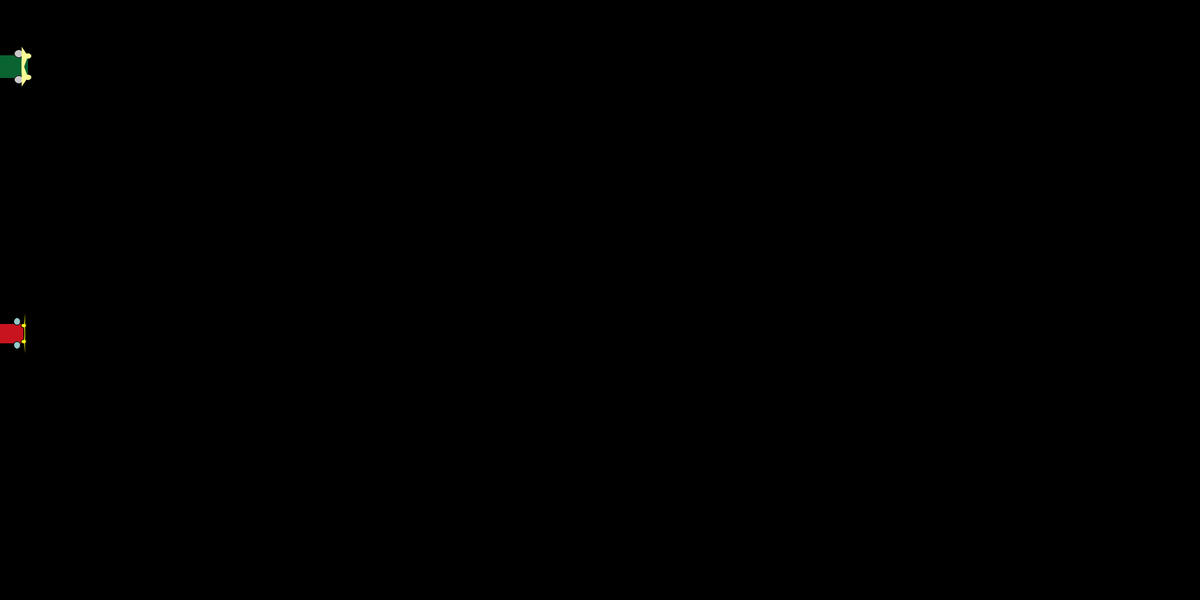
Frame 1 (no input)
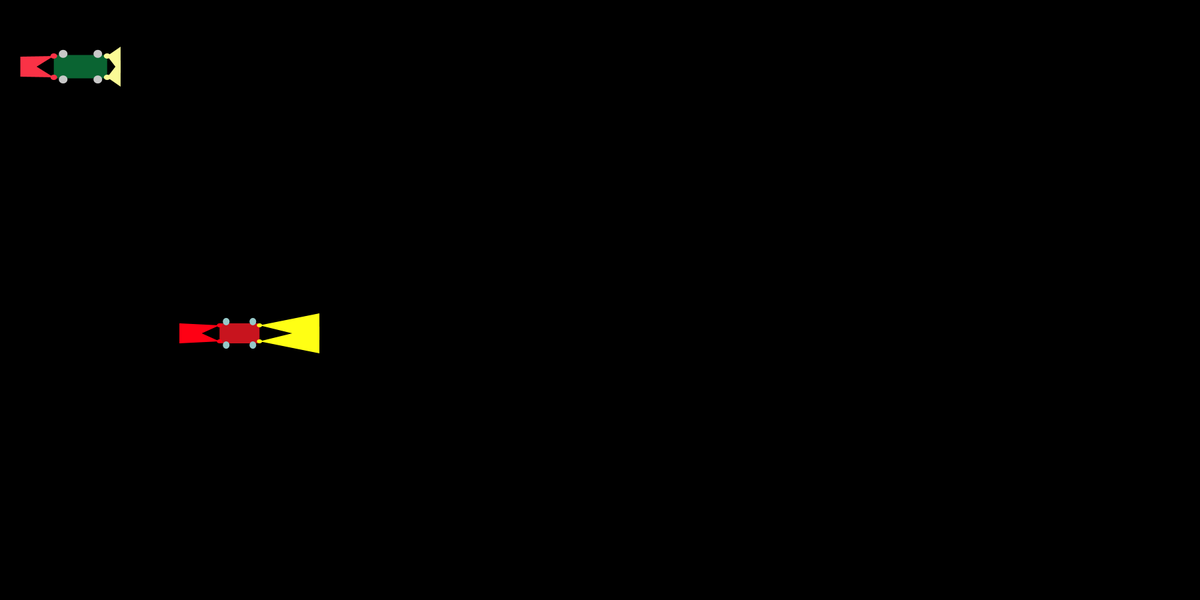
Frame 60 (the mouse pressed at the canvas centre just before this capture)
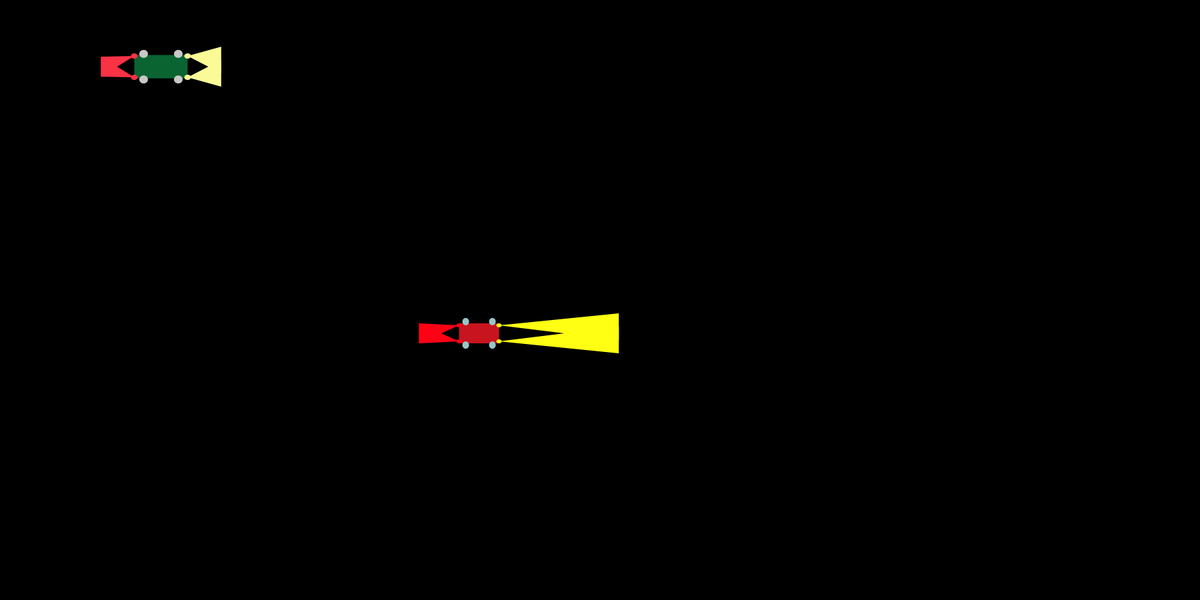
Frame 120 (the mouse held since frame 60 and released just before this capture)

The Processing sketch that drew these frames (run headless with seeded random() and noise(); from frame 60 on, the mouse is pressed at the canvas centre):

// Processing sketch: Bilopgave
// ── Bilopgave.pde
Car car1;
Wheel wheel1;
Light light1;
backLight backLight1;

Car car2;
Wheel wheel2;
Light light2;
backLight backLight2;

//Bilopgave
void setup() {
  size(1800, 900);
  frameRate(50);
  rectMode(CENTER);
  float t = 10;
  t += 20;
  //Cars
  car1 = new Car(/* x & yCarSpeed*/ 5 - sin(t), 0, /*x & yCar (start)*/ 0, 500, /*x & y CarSize*/ 60, 30, /*RGB*/200, 20, 30);

  wheel1 = new Wheel(/* x & yWheelSpeed*/ 5 - sin(t), 0, /*x & yWheel (start)*/ 0, 500, /*x & y WheelSize*/ 10, 11, /*RGB*/150, 200, 200);

  light1 = new Light(/* x & yLightSpeed*/ 5 - sin(t), 0, /*x & yLight (start)*/ 0, 500, /*x & y LightSize*/ 8, 6, /*RGB*/255, 255, 20);

  backLight1 = new backLight(/* x & yLightSpeed*/ 5 - sin(t), 0, /*x & yLight (start)*/ 0, 500, /*x & y LightSize*/ 8, 6, /*RGB*/255, 0, 20);


  car2 = new Car(3 + sin(t), 0, 0, 100, 80, 35, 10, 100, 50);

  wheel2 = new Wheel(3 + sin(t), 0, 0, 100, 13, 12, 200, 200, 200);

  light2 = new Light(3 + sin(t), 0, 0, 100, 10, 8, 250, 250, 150);

  backLight2 = new backLight(3 + sin(t), 0, 0, 100, 10, 8, 250, 50, 70);
}

void draw() {
  clear();
  background(0);
  driveCars();
  drawCars();
  driveWheels();
  drawWheels();
  driveLights();
  drawLights();
  driveBackLights();
  drawBackLights();
}

void driveWheels() {
  wheel1.drive();
  wheel2.drive();
}

void drawWheels() {
  wheel1.display();  
  wheel2.display();
}

void driveCars() {
  car1.drive();
  car2.drive();
}

void drawCars() {
  car1.display();  
  car2.display();
}

void driveLights() {
  light1.drive();
  light2.drive();
}

void drawLights() {
  light1.display();
  light2.display();
}

void driveBackLights() {
  backLight1.drive();
  backLight2.drive();
}

void drawBackLights() {
  backLight1.display();
  backLight2.display();
}

// ── Klasse_Baglygter.pde
class backLight{
  //data
  float xLightSpeed, yLightSpeed;
  float xLight, yLight;
  color lightColorR, lightColorG, lightColorB;
  float xLightSize, yLightSize;
  
//Constructor
  backLight(float tempXLightSpeed, float tempYLightSpeed, float tempXLight, float tempYLight, float tempXLightSize, float tempYLightSize, color tempLightColorR, color tempLightColorG, color tempLightColorB){
  xLightSpeed = tempXLightSpeed;
  yLightSpeed = tempYLightSpeed;
  lightColorR = tempLightColorR;
  lightColorG = tempLightColorG;
  lightColorB = tempLightColorB;
  xLight = tempXLight;
  yLight = tempYLight;
  xLightSize = tempXLightSize;
  yLightSize = tempYLightSize;
}
  
  void drive(){
      xLight = xLight + xLightSpeed;
      if(xLight > width){
        xLight = 0;
      }
      
      yLight = yLight + yLightSpeed;
        if(yLight > height){
          yLight = 0;
        }
  }
  
  void display(){
    //rear lights
   fill(lightColorR, lightColorG, lightColorB);
    ellipse(xLight - (5 * yLightSize), yLight + (2 * yLightSize), xLightSize, yLightSize);
    ellipse(xLight - (5 * yLightSize), yLight - (2 * yLightSize), xLightSize, yLightSize);
    //back light beams
    noStroke();
    triangle(xLight - (5 * yLightSize), yLight + (2 * yLightSize), xLight - 90, yLight - 15 , xLight - 90, yLight + 15); 
    triangle(xLight - (5 * yLightSize), yLight - (2 * yLightSize), xLight - 90, yLight - 15 , xLight - 90, yLight + 15);
  }
}

// ── Klasse_Bil.pde
class Car{
  //data
  float xCarSpeed, yCarSpeed;
  float xCar, yCar;
  color carColorR, carColorG, carColorB;
  float xCarSize, yCarSize;
  
  //Constructor
  Car(float tempXCarSpeed, float tempYCarSpeed, float tempXCar, float tempYCar, float tempXCarSize, float tempYCarSize, color tempCarColorR, color tempCarColorG, color tempCarColorB){
  xCarSpeed = tempXCarSpeed;
  yCarSpeed = tempYCarSpeed;
   carColorR = tempCarColorR;
   carColorG = tempCarColorG;
   carColorB = tempCarColorB;
  xCar = tempXCar;
  yCar = tempYCar;
  xCarSize = tempXCarSize;
  yCarSize = tempYCarSize;
}
  
  void drive(){
      xCar = xCar + xCarSpeed;
      if(xCar > width){
        xCar = 0;
        
      yCar = yCar + yCarSpeed;
        if(yCar > height){
          yCar = 0;
        }
      }
  }
  
  void display(){
    fill(carColorR, carColorG, carColorB);
    rect(xCar, yCar, xCarSize, yCarSize);
  }
  

}

// ── Klasse_Hjul.pde
class Wheel{
  //data
  float xWheelSpeed, yWheelSpeed;
  float xWheel, yWheel;
  color wheelColorR, wheelColorG, wheelColorB;
  float xWheelSize, yWheelSize;
  
//Constructor
  Wheel(float tempXWheelSpeed, float tempYWheelSpeed, float tempXWheel, float tempYWheel, float tempXWheelSize, float tempYWheelSize, color tempWheelColorR, color tempWheelColorG, color tempWheelColorB){
  xWheelSpeed = tempXWheelSpeed;
  yWheelSpeed = tempYWheelSpeed;
  wheelColorR = tempWheelColorR;
  wheelColorG = tempWheelColorG;
  wheelColorB = tempWheelColorB;
  xWheel = tempXWheel;
  yWheel = tempYWheel;
  xWheelSize = tempXWheelSize;
  yWheelSize = tempYWheelSize;
}
  
  void drive(){
      xWheel = xWheel + xWheelSpeed;
      if(xWheel > width){
        xWheel = 0;
      }
      
      yWheel = yWheel + yWheelSpeed;
        if(yWheel > height){
          yWheel = 0;
        }
  }
  
  void display(){
   fill(wheelColorR, wheelColorG, wheelColorB);
    ellipse(xWheel + (2 * xWheelSize), yWheel + (1.6 * yWheelSize), xWheelSize, yWheelSize);
    ellipse(xWheel + (2 * xWheelSize), yWheel - (1.6 * yWheelSize), xWheelSize, yWheelSize);
    ellipse(xWheel - (2 * xWheelSize), yWheel + (1.6 * yWheelSize), xWheelSize, yWheelSize);
    ellipse(xWheel - (2 * xWheelSize), yWheel - (1.6 * yWheelSize), xWheelSize, yWheelSize);
  }
  

}

// ── Klasse_Lygter.pde
class Light{
  //data
  float xLightSpeed, yLightSpeed;
  float xLight, yLight;
  color lightColorR, lightColorG, lightColorB;
  float xLightSize, yLightSize;
  
//Constructor
  Light(float tempXLightSpeed, float tempYLightSpeed, float tempXLight, float tempYLight, float tempXLightSize, float tempYLightSize, color tempLightColorR, color tempLightColorG, color tempLightColorB){
  xLightSpeed = tempXLightSpeed;
  yLightSpeed = tempYLightSpeed;
  lightColorR = tempLightColorR;
  lightColorG = tempLightColorG;
  lightColorB = tempLightColorB;
  xLight = tempXLight;
  yLight = tempYLight;
  xLightSize = tempXLightSize;
  yLightSize = tempYLightSize;
}
  
  void drive(){
      xLight = xLight + xLightSpeed;
      if(xLight > width){
        xLight = 0;
      }
      
      yLight = yLight + yLightSpeed;
        if(yLight > height){
          yLight = 0;
        }
  }
  
  void display(){
 //lights
    fill(lightColorR, lightColorG, lightColorB);
    ellipse(xLight + (5 * yLightSize), yLight + (2 * yLightSize), xLightSize, yLightSize);
    ellipse(xLight + (5 * yLightSize), yLight - (2 * yLightSize), xLightSize, yLightSize);
    //front light beams
    noStroke();
    triangle(xLight + (5 * yLightSize), yLight + (2 * yLightSize), 1.25 * xLight + 30, yLight - 10 , 1.25 * xLight + 30, yLight +30); 
    triangle(xLight + (5 * yLightSize), yLight - (2 * yLightSize), 1.25 * xLight + 30, yLight - 30 , 1.25 * xLight + 30, yLight +10);
  }
}
